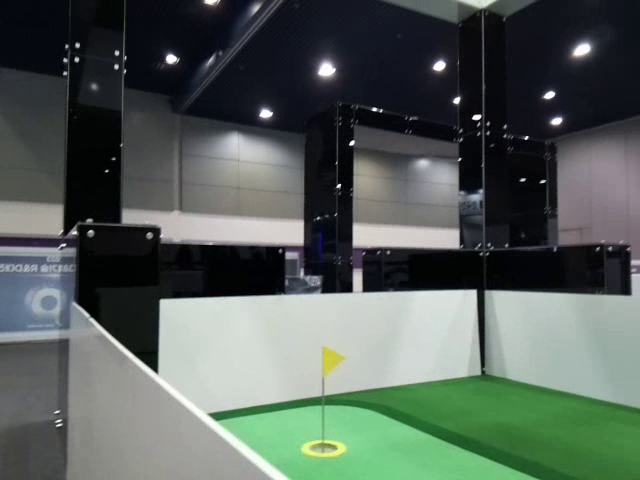
#> input picture frame 22 of VIDEO/real.avi, 640 x 480 px
$ python Color_Yellow.py
#> lines starting #> are read from the running program, lines starting #| are printed output that depends on the picture; after the words box and inside, x2 and y2 are one past the last pixel; in counts of white or black regions, pixels touching at a corner belong together
import cv2
import numpy as np

# 초기화
mouse_x, mouse_y = 0, 0

# 마지막으로 저장한 트랙바 값 초기화
last_values = {'yellow_low_h': 10, 'yellow_high_h': 36, 'yellow_low_s': 99, 'yellow_high_s': 255, 'yellow_low_v': 147, 'yellow_high_v': 255}

# 마우스 이벤트 콜백 함수 정의
def mouse_callback(event, x, y, flags, param):
    global mouse_x, mouse_y
    mouse_x, mouse_y = x, y

video_path = 'VIDEO/real.avi'
cap = cv2.VideoCapture(video_path)

# 해상도, 프레임 설정
cap.set(3, 640)
cap.set(4, 480)
cap.set(5, 5)

# 윈도우 생성
cv2.namedWindow('Trackbar', cv2.WINDOW_NORMAL)

# 마우스 이벤트 콜백 함수 등록
cv2.setMouseCallback('Trackbar', mouse_callback)

# 트랙바 초기화
for name, value in last_values.items():
    cv2.createTrackbar(name, 'Trackbar', value, 255, lambda x: None)

while True:
    # 프레임 읽기
    ret, frame = cap.read()
#> frame is the input picture: shape (480, 640, 3); mean B, G, R 89.3, 95.3, 84.8

    if not ret:
        print("Failed to read a frame.")
        break

    # 트랙바 값 얻기
    for name in last_values.keys():
        last_values[name] = cv2.getTrackbarPos(name, 'Trackbar')

    # 빨간색 공 인식
    imgHSV = cv2.cvtColor(frame, cv2.COLOR_BGR2HSV)
#> imgHSV: shape (480, 640, 3); mean H, S, V 85.2, 62.5, 98.8


    # 노란색 홀컵 인식
    yellow_low = np.array([last_values['yellow_low_h'], last_values['yellow_low_s'], last_values['yellow_low_v']])
    yellow_high = np.array([last_values['yellow_high_h'], last_values['yellow_high_s'], last_values['yellow_high_v']])
    yellow_mask = cv2.inRange(imgHSV, yellow_low, yellow_high)
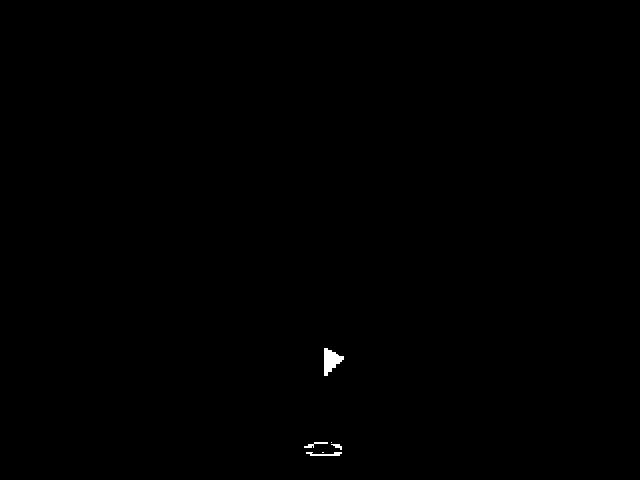
#> yellow_mask: shape (480, 640); 0.16% white; 6 white regions (2 under 20 px), largest, box (x1, y1, x2, y2) and area: (324, 348, 344, 376) 321, (306, 452, 342, 456) 89, (304, 442, 328, 448) 58, (331, 444, 342, 450) 34


    yellow_detected = cv2.bitwise_and(frame, frame, mask=yellow_mask)

    # 마우스 포인터 현재 위치 표시
    cv2.putText(frame, f'coordinate: ({mouse_x},{mouse_y})', (mouse_x, mouse_y),
                cv2.FONT_HERSHEY_SIMPLEX, 0.5, (255, 0, 0), 1, cv2.LINE_AA)
#> frame: shape (480, 640, 3); 0.04% of pixels changed, all inside (x1, y1, x2, y2) = (4, 0, 133, 5)

    # 마우스 포인터 위치의 색상값 (BGR) 출력
    if mouse_y < frame.shape[0] and mouse_x < frame.shape[1]:
        color_bgr = frame[mouse_y, mouse_x]
#> color_bgr = [14, 7, 4]

        # BGR을 HSV로 변환
        color_hsv = cv2.cvtColor(np.uint8([[color_bgr]]), cv2.COLOR_BGR2HSV)[0][0]
#> color_hsv = [111, 182, 14]
        cv2.putText(frame, f'HSV: {color_hsv}', (mouse_x, mouse_y + 50),
                    cv2.FONT_HERSHEY_SIMPLEX, 0.5, (255, 0, 0), 1, cv2.LINE_AA)
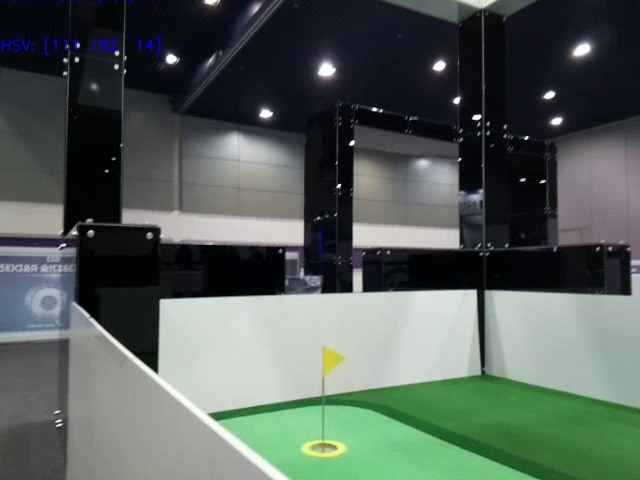
#> frame: shape (480, 640, 3); mean B, G, R 89.6, 95.2, 84.7

    cv2.imshow('Trackbar', frame)
    cv2.imshow('Real Window', frame)
    cv2.imshow('Yellow', yellow_detected)

    # 창의 위치 조정
    # cv2.moveWindow('Real Window', 600, 0)
    # cv2.moveWindow('Yellow', 900, 300)


    # 'q' 키를 누르면 종료
    key = cv2.waitKey(1000) & 0xFF
#> (key q is pressed here)
    if key == ord('q'):
        break
    elif key == ord('s'):  # Press 's' to save the last trackbar values to the code
        with open('rapi/last_values_yellow.py', 'w') as file:
            file.write(f"last_values = {last_values}")

# 종료할 때 카메라 해제 및 윈도우 닫기
cap.release()
cv2.destroyAllWindows()

$ run again, starting later in the video
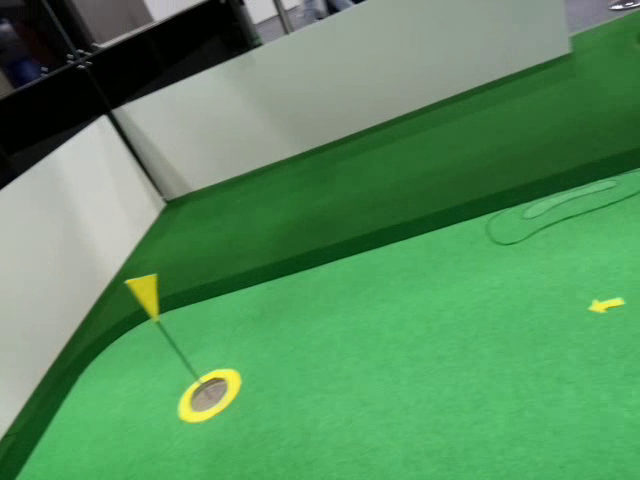
#> input picture frame 177 of VIDEO/real.avi, 640 x 480 px
#> frame is the input picture: shape (480, 640, 3); mean B, G, R 94.3, 142.6, 87.1
#> imgHSV: shape (480, 640, 3); mean H, S, V 61.9, 113.1, 142.9
#> `yellow_mask = cv2.inRange(imgHSV, yellow_low, yellow_high)`:
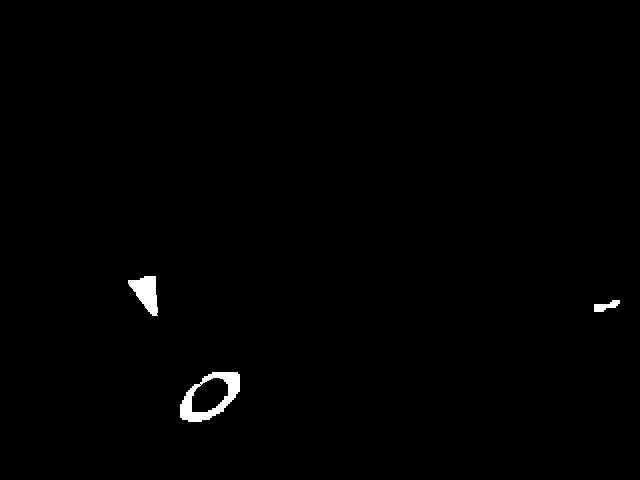
#> yellow_mask: shape (480, 640); 0.67% white; 3 white regions, box (x1, y1, x2, y2) and area: (180, 372, 240, 422) 1193, (128, 276, 158, 316) 704, (594, 300, 620, 312) 172
#> color_bgr = [38, 35, 36]
#> color_hsv = [130, 20, 38]
#> `cv2.putText(frame, f'HSV: {color_hsv}', (mouse_x, mouse_y + 50), cv2.F..`:
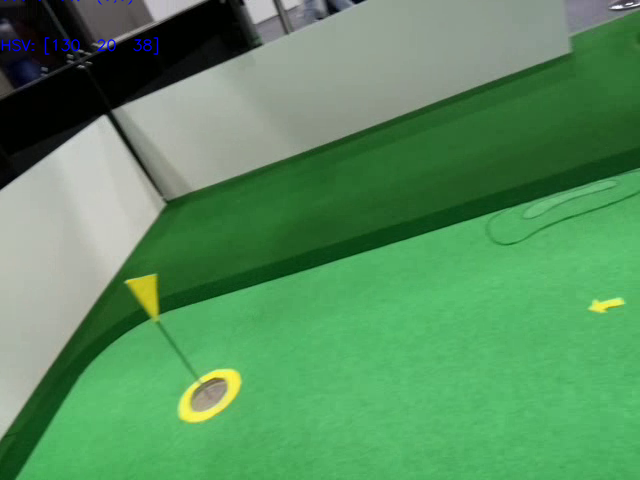
#> frame: shape (480, 640, 3); mean B, G, R 94.6, 142.6, 87.1
